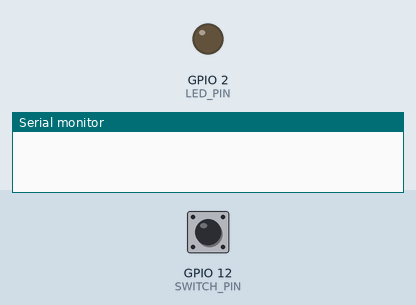
This sketch was run on a simulated ESP32. On the bench: output pins drawn as LEDs (lit = HIGH), the last lines printed to the serial monitor. The inputs (shaded band) are chosen by the test bench; at power-on: GPIO 12 (SWITCH_PIN) HIGH.

Above: at 1.2 s.
1.3 s: GPIO 12 (SWITCH_PIN) pulled LOW for 0.15 s
At 1.8 s:
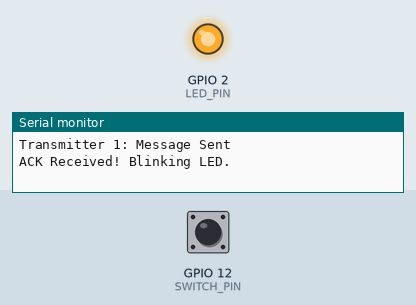
Timing chart, 0 to 4.3 s (numbered marks = the images above; inputs shaded):
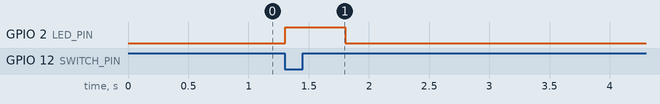

The sketch:

first_one.ino
```cpp
#include <WiFi.h>
#include <esp_now.h>

#define SWITCH_PIN 12  // Switch connected to GPIO 12
#define LED_PIN 2  // LED to blink when acknowledgment is received

uint8_t receiverMacAddress[] = {0x2C, 0xBC, 0xBB, 0x93, 0x09, 0x44};

void onDataSent(const uint8_t *macAddr, esp_now_send_status_t status) {
    if (status == ESP_NOW_SEND_SUCCESS) {
        Serial.println("ACK Received! Blinking LED.");
        digitalWrite(LED_PIN, HIGH);
        delay(500);
        digitalWrite(LED_PIN, LOW);
    } else {
        Serial.println("ACK Failed!");
    }
}

void setup() {
    Serial.begin(115200);
    pinMode(SWITCH_PIN, INPUT_PULLUP);
    pinMode(LED_PIN, OUTPUT);

    WiFi.mode(WIFI_STA);

    if (esp_now_init() != ESP_OK) {
        Serial.println("Error initializing ESP-NOW");
        return;
    }

    esp_now_peer_info_t peerInfo;
    memcpy(peerInfo.peer_addr, receiverMacAddress, 6);
    peerInfo.channel = 0;
    peerInfo.encrypt = false;

    if (esp_now_add_peer(&peerInfo) != ESP_OK) {
        Serial.println("Failed to add peer");
        return;
    }

    esp_now_register_send_cb(onDataSent);
}

void loop() {
    if (digitalRead(SWITCH_PIN) == LOW) {
        uint8_t message[] = {1};  // Unique message from Transmitter 1
        esp_now_send(receiverMacAddress, message, sizeof(message));
        Serial.println("Transmitter 1: Message Sent");
        delay(500);
    }
}
```

Measured:
- after the input at 1.3 s, GPIO 2 (LED_PIN): LOW → HIGH at once, → LOW 0.50 s later
